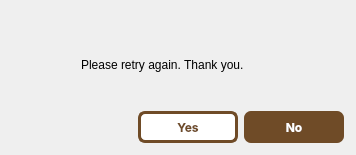
<?xml version="1.0" encoding="UTF-8"?>
<ui version="4.0">
 <class>Dialog</class>
 <widget class="QDialog" name="Dialog">
  <property name="geometry">
   <rect>
    <x>0</x>
    <y>0</y>
    <width>356</width>
    <height>155</height>
   </rect>
  </property>
  <property name="minimumSize">
   <size>
    <width>356</width>
    <height>155</height>
   </size>
  </property>
  <property name="maximumSize">
   <size>
    <width>356</width>
    <height>155</height>
   </size>
  </property>
  <property name="windowTitle">
   <string>Dialog</string>
  </property>
  <layout class="QHBoxLayout" name="horizontalLayout">
   <property name="leftMargin">
    <number>0</number>
   </property>
   <property name="topMargin">
    <number>0</number>
   </property>
   <property name="rightMargin">
    <number>0</number>
   </property>
   <property name="bottomMargin">
    <number>0</number>
   </property>
   <item>
    <widget class="QWidget" name="widget" native="true">
     <layout class="QVBoxLayout" name="verticalLayout">
      <property name="spacing">
       <number>0</number>
      </property>
      <property name="leftMargin">
       <number>0</number>
      </property>
      <property name="topMargin">
       <number>0</number>
      </property>
      <property name="rightMargin">
       <number>0</number>
      </property>
      <property name="bottomMargin">
       <number>0</number>
      </property>
      <item>
       <widget class="QWidget" name="widget_5" native="true">
        <property name="minimumSize">
         <size>
          <width>0</width>
          <height>40</height>
         </size>
        </property>
        <property name="maximumSize">
         <size>
          <width>16777215</width>
          <height>40</height>
         </size>
        </property>
        <layout class="QHBoxLayout" name="horizontalLayout_5">
         <property name="spacing">
          <number>0</number>
         </property>
         <property name="leftMargin">
          <number>0</number>
         </property>
         <property name="topMargin">
          <number>0</number>
         </property>
         <property name="rightMargin">
          <number>0</number>
         </property>
         <property name="bottomMargin">
          <number>0</number>
         </property>
         <item>
          <widget class="QWidget" name="widget_6" native="true"/>
         </item>
         <item>
          <widget class="QPushButton" name="exit">
           <property name="minimumSize">
            <size>
             <width>20</width>
             <height>20</height>
            </size>
           </property>
           <property name="maximumSize">
            <size>
             <width>30</width>
             <height>30</height>
            </size>
           </property>
           <property name="text">
            <string/>
           </property>
           <property name="icon">
            <iconset resource="images/images.qrc">
             <normaloff>:/images/exit.png</normaloff>:/images/exit.png</iconset>
           </property>
           <property name="flat">
            <bool>true</bool>
           </property>
          </widget>
         </item>
        </layout>
       </widget>
      </item>
      <item>
       <widget class="QWidget" name="widget_2" native="true">
        <layout class="QHBoxLayout" name="horizontalLayout_2">
         <property name="leftMargin">
          <number>25</number>
         </property>
         <property name="topMargin">
          <number>0</number>
         </property>
         <property name="rightMargin">
          <number>20</number>
         </property>
         <item>
          <widget class="QLabel" name="icon">
           <property name="minimumSize">
            <size>
             <width>50</width>
             <height>50</height>
            </size>
           </property>
           <property name="maximumSize">
            <size>
             <width>50</width>
             <height>50</height>
            </size>
           </property>
           <property name="text">
            <string/>
           </property>
           <property name="pixmap">
            <pixmap resource="images/images.qrc">:/images/question.png</pixmap>
           </property>
           <property name="scaledContents">
            <bool>true</bool>
           </property>
           <property name="alignment">
            <set>Qt::AlignCenter</set>
           </property>
           <property name="wordWrap">
            <bool>true</bool>
           </property>
          </widget>
         </item>
         <item>
          <widget class="QLabel" name="message">
           <property name="styleSheet">
            <string notr="true">#label{
font-family: &quot;Inter&quot;;
font-size: 13pt; 
color: #000000;
font: bold;
font-size: 13px;
}</string>
           </property>
           <property name="text">
            <string>Please retry again. Thank you.</string>
           </property>
           <property name="scaledContents">
            <bool>true</bool>
           </property>
           <property name="wordWrap">
            <bool>true</bool>
           </property>
          </widget>
         </item>
        </layout>
       </widget>
      </item>
      <item>
       <widget class="QWidget" name="widget_4" native="true">
        <layout class="QHBoxLayout" name="horizontalLayout_3">
         <property name="leftMargin">
          <number>0</number>
         </property>
         <property name="topMargin">
          <number>12</number>
         </property>
         <property name="rightMargin">
          <number>12</number>
         </property>
         <property name="bottomMargin">
          <number>12</number>
         </property>
         <item>
          <widget class="QWidget" name="widget_3" native="true"/>
         </item>
         <item>
          <widget class="QPushButton" name="Yes">
           <property name="sizePolicy">
            <sizepolicy hsizetype="Minimum" vsizetype="Minimum">
             <horstretch>0</horstretch>
             <verstretch>0</verstretch>
            </sizepolicy>
           </property>
           <property name="minimumSize">
            <size>
             <width>20</width>
             <height>32</height>
            </size>
           </property>
           <property name="maximumSize">
            <size>
             <width>100</width>
             <height>32</height>
            </size>
           </property>
           <property name="styleSheet">
            <string notr="true">#Yes{
font-weight:bold;
color:  #6F4B27;
background-color: white;
font-family: Inter;
border-top-left-radius: 7px;
border-top-right-radius:7px;
border-bottom-left-radius: 7px;
border-bottom-right-radius: 7px;
text-align: center;
border : 3px solid #6F4B27;
}
#Yes:hover{
color: white;
background-color: #6F4B27;
}
</string>
           </property>
           <property name="text">
            <string>Yes</string>
           </property>
          </widget>
         </item>
         <item>
          <widget class="QPushButton" name="No">
           <property name="sizePolicy">
            <sizepolicy hsizetype="Minimum" vsizetype="Minimum">
             <horstretch>0</horstretch>
             <verstretch>0</verstretch>
            </sizepolicy>
           </property>
           <property name="minimumSize">
            <size>
             <width>20</width>
             <height>32</height>
            </size>
           </property>
           <property name="maximumSize">
            <size>
             <width>100</width>
             <height>32</height>
            </size>
           </property>
           <property name="styleSheet">
            <string notr="true">#No{
font-weight:bold;
color: white;
background-color: #6F4B27;
font-family: Inter;
border-top-left-radius: 7px;
border-top-right-radius:7px;
border-bottom-left-radius: 7px;
border-bottom-right-radius: 7px;
text-align: center;
}
#No:hover{
color: #6F4B27;
border : 3px solid #6F4B27;
background-color: white;
}
</string>
           </property>
           <property name="text">
            <string>No</string>
           </property>
          </widget>
         </item>
        </layout>
       </widget>
      </item>
     </layout>
    </widget>
   </item>
  </layout>
 </widget>
 <resources>
  <include location="images/images.qrc"/>
  <include location="../../.designer/backup/images/images.qrc"/>
 </resources>
 <connections/>
</ui>
